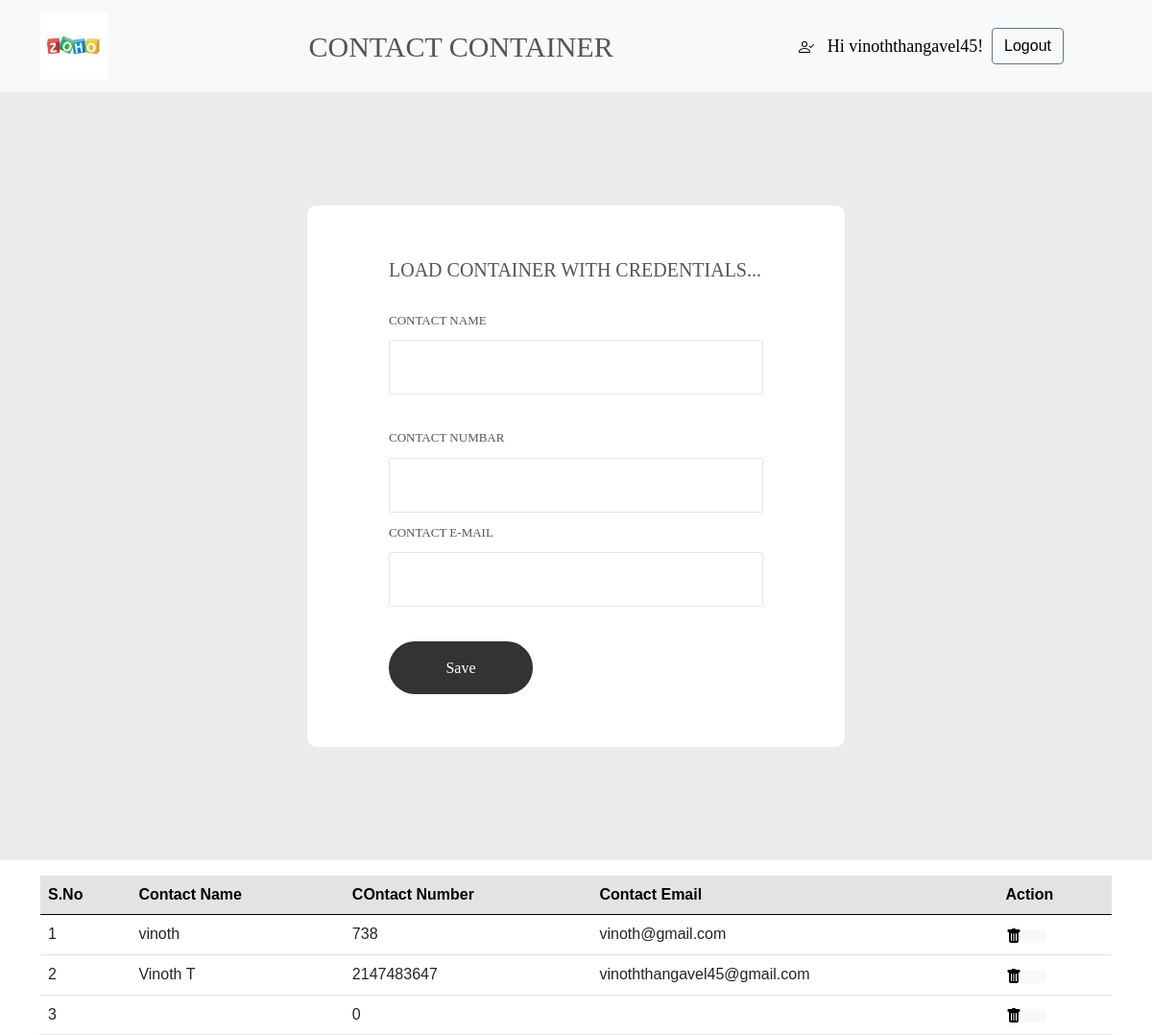
Page /index.php (signed in) on the committed database.
### tables this page shows
CREATE TABLE `vinoththangavel45` (
  `contact_id` int(11) NOT NULL,
  `contact_name` varchar(255) NOT NULL,
  `contact_number` int(11) DEFAULT NULL,
  `contact_email` varchar(255) DEFAULT NULL
);

### contactform.php (the view, shortened to what this page needs)
<?php
include('./header.php');
        include('./db_config/db_connection.php');
?>
<head>
    <link rel="stylesheet" href="../css/main.css">
</head>
<body>
    <?php
    $tablename = $_SESSION['tablename'];
    ?>
	<div class="limiter">
		<div class="container-login100">
			<div class="wrap-login100 p-l-85 p-r-85 p-t-55 p-b-55">
				<form class="login100-form validate-form flex-sb flex-w" method="POST">
					<span class="login100-form-title p-b-32">
						Load Container With Credentials...
					</span>
					<span class="txt1 p-b-11">
						Contact Name
					</span>
					<div class="wrap-input100 validate-input m-b-36" data-validate = "Contact Name is required">
						<input class="input100" type="text" name="contactname" >
					</div>
					<span class="txt1 p-b-11">
						Contact Numbar
					</span>
					<div class="wrap-input100 validate-input m-b-12" data-validate = "Contact Number is required">
						<input class="input100" type="number" name="contactnumber" >
					</div>
                    <span class="txt1 p-b-11">
						Contact E-Mail
					</span>
					<div class="wrap-input100 validate-input m-b-36" data-validate = "Contact E-mail is required">
						<input class="input100" type="email" name="contactemail" >
					</div>
					<div class="container-login100-form-btn">
					<input type="submit" name="save" value="Save" class="login100-form-btn">
					</div>
				</form>
			</div>
		</div>
	</div>
     <?php
     $select = "SELECT * FROM ".$tablename;
     $result = mysqli_query($mysql,$select);
     $row = mysqli_num_rows($result);
     if ($row > 0) { ?>
     <div class="container mt-3">
  <table class="table">
    <thead class="table-secondary">
      <tr>
      <th>S.No</th>
        <th>Contact Name</th>
        <th>COntact Number</th>
        <th>Contact Email</th>
        <th>Action</th>
      </tr>
    </thead>
    <tbody>
        <?php
    $select = "SELECT * FROM ".$tablename;
    $s_no = 0;
                            $run = mysqli_query($mysql, $select);
                            while ($row = mysqli_fetch_array($run,MYSQLI_ASSOC)) {
                                $s_no++;
                                $c_id = $row['contact_id'];
                                $c_name = $row['contact_name'];
                                $c_number = $row['contact_number'];
                                $c_email = $row['contact_email'];
                                ?>
      <tr>
        <td><?php echo $s_no; ?></td>
        <td><?php echo $c_name; ?></td>
        <td><?php echo $c_number; ?></td>
        <td><?php echo $c_email; ?></td>
        <td><?php echo  "<a style='text-decoration:none;color:black;' href='deleteContact.php?id=" . $c_id . "' ><svg xmlns='http://www.w3.org/2000/svg' width='16' height='16' fill='currentColor' class='bi bi-trash-fill' viewBox='0 0 16 16'>
  <path d='M2.5 1a1 1 0 0 0-1 1v1a1 1 0 0 0 1 1H3v9a2 2 0 0 0 2 2h6a2 2 0 0 0 2-2V4h.5a1 1 0 0 0 1-1V2a1 1 0 0 0-1-1H10a1 1 0 0 0-1-1H7a1 1 0 0 0-1 1H2.5zm3 4a.5.5 0 0 1 .5.5v7a.5.5 0 0 1-1 0v-7a.5.5 0 0 1 .5-.5zM8 5a.5.5 0 0 1 .5.5v7a.5.5 0 0 1-1 0v-7A.5.5 0 0 1 8 5zm3 .5v7a.5.5 0 0 1-1 0v-7a.5.5 0 0 1 1 0z'/>
</svg><button type='submit' type='button'
class='btn btn-light'></button>
</a>"; ?>      </tr>
      <?php } ?>
    </tbody>
  </table>
<?php } ?>
</body>
</html>

### index.php (shortened to what this page needs)
<!DOCTYPE html>
<html lang="en">
<head>
</head>
<body>
<?php include('./header.php'); ?>
<?php include('./navbar.php'); ?>
<?php include('./contactform.php'); ?>
</body>
</html>

### header.php (shortened to what this page needs)
<!DOCTYPE html>
<html lang="en">
<head>
	<link rel="stylesheet" type="text/css" href="./css/util.css">
	<link rel="stylesheet" type="text/css" href="./css/main.css">
	<link href="https://cdn.jsdelivr.net/npm/bootstrap@5.0.2/dist/css/bootstrap.min.css" rel="stylesheet">
</head>

### navbar.php (shortened to what this page needs)
<?php
    include('./header.php');
?>
<head>
    <link rel="stylesheet" href="./css/main.css">
</head>
<nav class="navbar navbar-light bg-light"  >
  <div class="container">
  <a class="navbar-brand" href="./index.php">
      <img src="./icons/zoho-logo.png"   alt="" width="70" height="70">
    </a>
    <span style="font-family: Raleway-Medium;
  font-size: 30px;
  color: #555555;
  text-transform: uppercase;">
						Contact Container
					</span>
     <?php
     if($_SESSION['loggedin'] == true){ ?>
        <div class="text-end" style="padding-right:50px;">
            <table>
            <tr>
            <td>
            <span style="color:black;font-size:large;font-family:'Times New Roman', Times, serif ">
                &nbsp; Hi&nbsp;<?php echo ($_SESSION['username']) ?>! </span>
            </td>
            <td>
            <form method="post"action="logout.php">
                <span>&nbsp; <button type="submit" name="logout" style="color:black;" class="btn btn-outline-secondary "> Logout</button></span>
            </form>
            </td>
        </tr>
        </table>
        </div>
      <?php } ?>
  </div>
</nav>

### css/main.css (style rules this page uses)
* { margin: 0px; padding: 0px; box-sizing: border-box; }
body, html { height: 100%; font-family: Raleway-Regular, sans-serif; }
a { font-family: Raleway-Regular; font-size: 14px; line-height: 1.7; color: #666666; margin: 0px; transition: all 0.4s; -webkit-transition: all 0.4s; -o-transition: all 0.4s; -moz-transition: all 0.4s; }
input { outline: none; border: none; }
button { outline: none !important; border: none; background: transparent; }
.txt1 { font-family: Raleway-SemiBold; font-size: 13px; color: #555555; line-height: 1.4; text-transform: uppercase; }
.limiter { width: 100%; margin: 0 auto; }
.container-login100 { width: 100%; min-height: 100vh; display: -webkit-box; display: -webkit-flex; display: -moz-box; display: -ms-flexbox; display: flex; flex-wrap: wrap; justify-content: center; align-items: center; padding: 20px; background-color: #ebebeb; }
.wrap-login100 { width: 560px; background: #fff; border-radius: 10px; position: relative; }
.login100-form { width: 100%; }
.login100-form-title { font-family: Raleway-Medium; font-size: 20px; color: #555555; line-height: 1.2; text-transform: uppercase; text-align: left; width: 100%; display: block; }
.wrap-input100 { width: 100%; position: relative; background-color: #fff; border: 1px solid #e6e6e6; border-radius: 2px; }
.input100 { font-family: Raleway-Medium; color: #555555; line-height: 1.2; font-size: 18px; display: block; width: 100%; background: transparent; height: 55px; padding: 0 25px 0 25px; }
.container-login100-form-btn { width: 100%; display: -webkit-box; display: -webkit-flex; display: -moz-box; display: -ms-flexbox; display: flex; flex-wrap: wrap; }
.login100-form-btn { font-family: Raleway-Bold; font-size: 16px; color: #fff; line-height: 1.2; display: -webkit-box; display: -webkit-flex; display: -moz-box; display: -ms-flexbox; display: flex; justify-content: center; align-items: center; padding: 0 20px; min-width: 150px; height: 55px; background-color: #333333; border-radius: 27px; -webkit-transition: all 0.4s; -o-transition: all 0.4s; -moz-transition: all 0.4s; transition: all 0.4s; }
.validate-input { position: relative; }

### rows in the picture
vinoththangavel45: contact_name "vinoth", contact_number "738", contact_email "vinoth@gmail.com"
vinoththangavel45: contact_name "Vinoth T", contact_number "2147483647", contact_email "vinoththangavel45@gmail.com"
vinoththangavel45: contact_number "0"

### other values in the picture
$_SESSION['username'] "vinoththangavel45"
